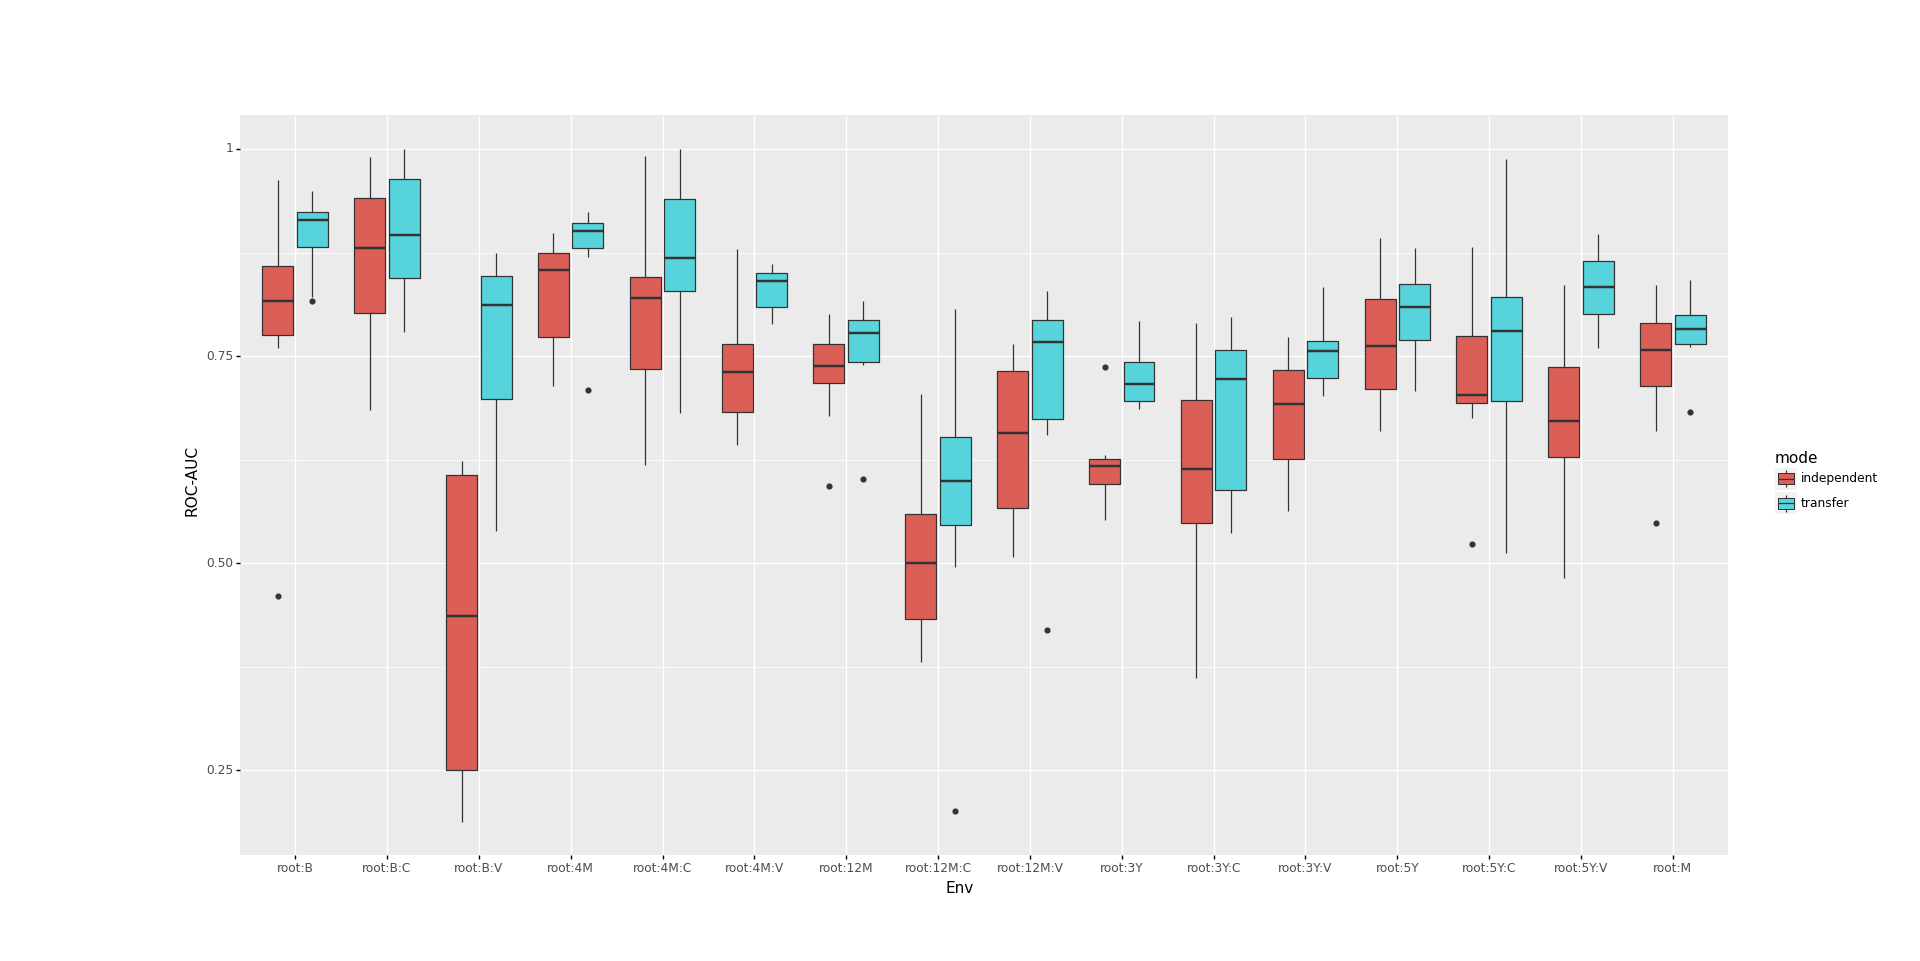

The script that drew this image:
import pandas as pd
from plotnine import*


if __name__ == '__main__':
    independent_evaluation = pd.DataFrame()
    for i in range(8):
        independent_evaluation = pd.concat([independent_evaluation, pd.read_csv(f'group{i+1}/independent_evaluation/overall.csv')])
    independent_evaluation = independent_evaluation.reset_index().drop('index', axis=1)
    independent_evaluation.columns = ['Env', 'ROC-AUC', 'F-max']
    independent_evaluation['mode'] = 'independent'
    
    transfer_evaluation = pd.DataFrame()
    for i in range(8):
        transfer_evaluation = pd.concat([transfer_evaluation, pd.read_csv(f'group{i+1}/transfer_evaluation/overall.csv')])
    transfer_evaluation = transfer_evaluation.reset_index().drop('index', axis=1)
    transfer_evaluation.columns = ['Env', 'ROC-AUC', 'F-max']
    transfer_evaluation['mode'] = 'transfer'
    
    whole_evaluation = pd. concat([transfer_evaluation, independent_evaluation])
    
    box_fig = (ggplot(whole_evaluation, aes(x='Env', y='ROC-AUC', fill='mode'))
               +geom_boxplot(show_legend=1)
               +xlim(['root:B','root:B:C','root:B:V','root:4M','root:4M:C','root:4M:V',
                           'root:12M','root:12M:C','root:12M:V','root:3Y','root:3Y:C','root:3Y:V',
                           'root:5Y','root:5Y:C','root:5Y:V','root:M']))
            
    print(box_fig)
        
